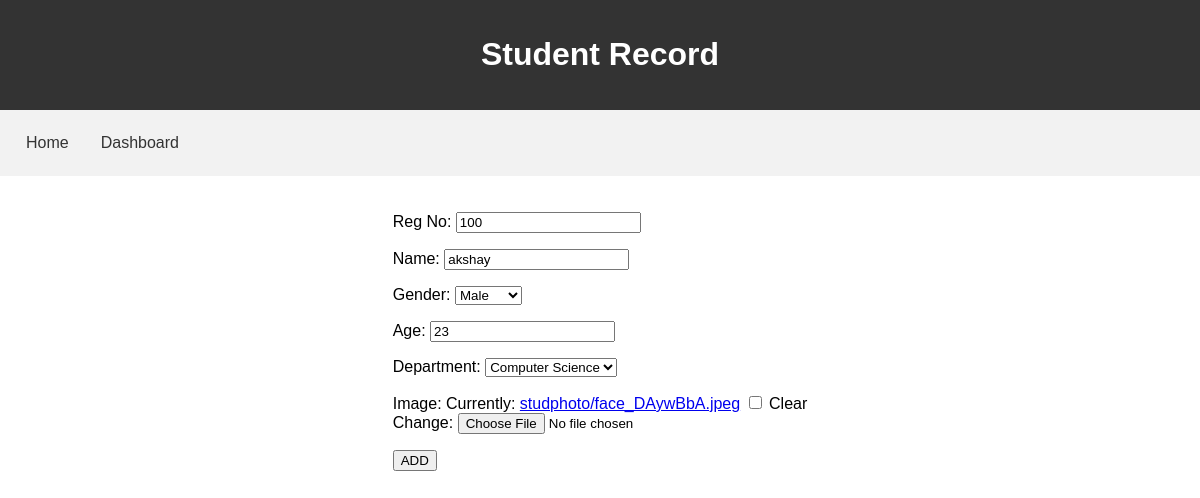
Screenshot of /edit/4/ (signed in) with the database file from the repository.
### StudentApp/models.py (models this page shows, shortened)
class studentdetails(models.Model):
    DEPARTMENT_CHOICES = [
        ('CS', 'Computer Science'),
        ('BM', 'Bio Maths'),
        ('CM', 'Commerce'),
        ('HM', 'Humanities'),
    ]
    GENDER_CHOICES = [
        ('M', 'Male'),
        ('F', 'Female'),
    ]
    sregno = models.IntegerField(unique = True, null = False)
    sname = models.CharField(max_length = 100)
    sgender = models.CharField(choices= GENDER_CHOICES,max_length = 10, default='M')
    sage = models.IntegerField()
    sdept = models.CharField(choices = DEPARTMENT_CHOICES, max_length=50)
    simage = models.ImageField(upload_to='studphoto/', blank=True, null=True)

### StudentApp/views.py (the view)
# urls.py: path('edit/<pk>/', views.editdata, name='edit'),
@login_required
def editdata(request,pk):
    data = studentdetails.objects.get(id = pk)
    if request.POST:
        form = StudentForm(request.POST,request.FILES,instance = data)
        if form.is_valid():
            form.save()
            return redirect('dashboard')
    else:
        form = StudentForm(instance = data)
    return render(request,'add.html',{'fm':form})

### StudentApp/forms.py
class StudentForm(ModelForm):
    class Meta:
        model = studentdetails
        fields = ['sregno','sname','sgender','sage','sdept','simage']
        labels = {'sregno':'Reg No','sname':'Name','sgender':'Gender','sage':'Age','sdept':'Department','simage':'Image'}
        """
        widgets = {
            'sgender': forms.RadioSelect(choices=studentdetails.GENDER_CHOICES)
        }
        """

### templates/add.html (shortened to what this page needs)
{% extends 'base.html' %}
{% load static %}
{% block content %}
<form method="post" enctype="multipart/form-data">
    {{fm.as_p}}
    <button type="submit">ADD</button>
</form>
{% endblock content %}

### templates/base.html (style rules this page uses)
body { font-family: Arial, sans-serif; margin: 0; padding: 0; }

### rows the page displays
studentdetails: sregno "100", sname "akshay", sgender "Male", sage "23", sdept "Computer Science"
